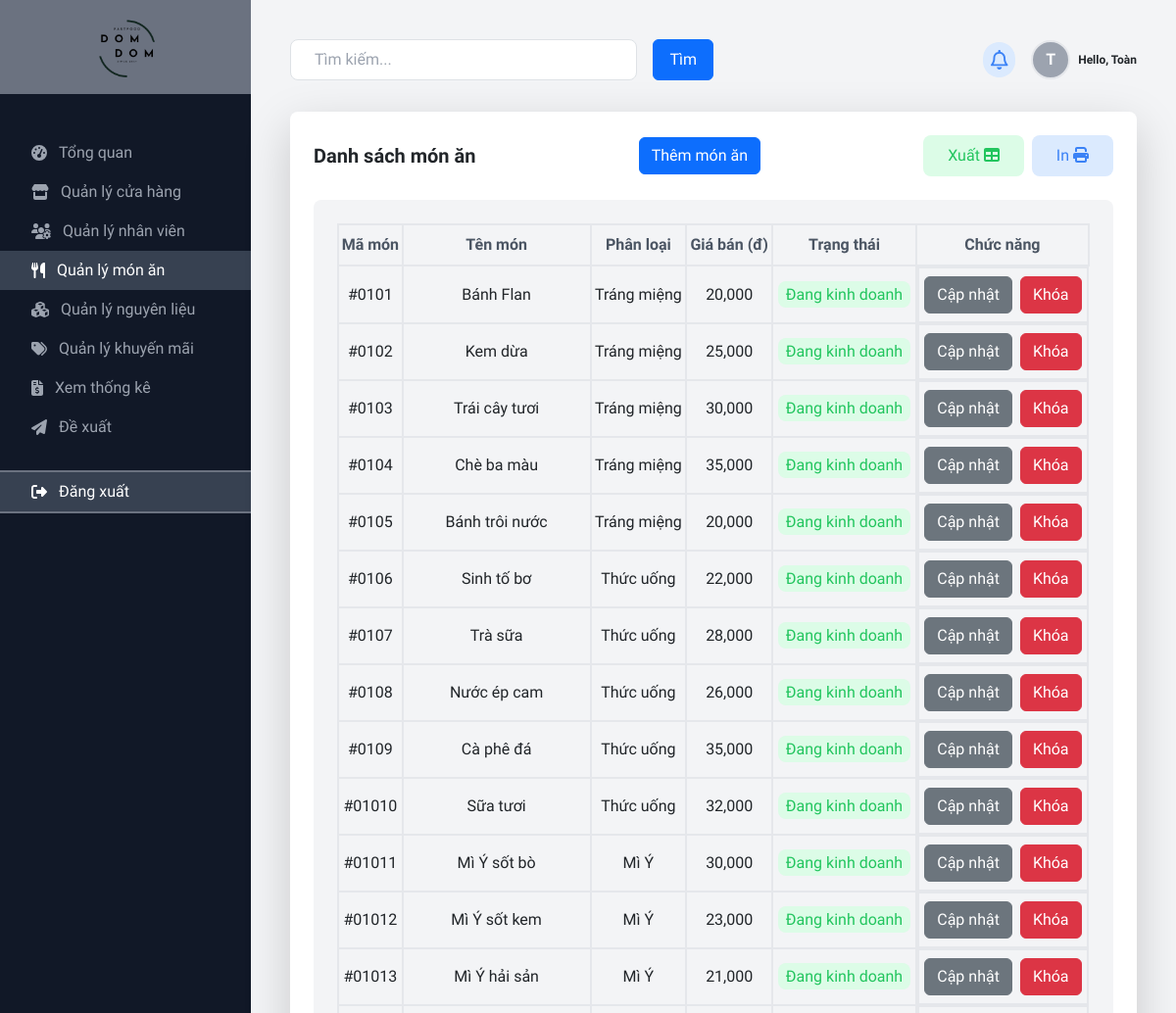
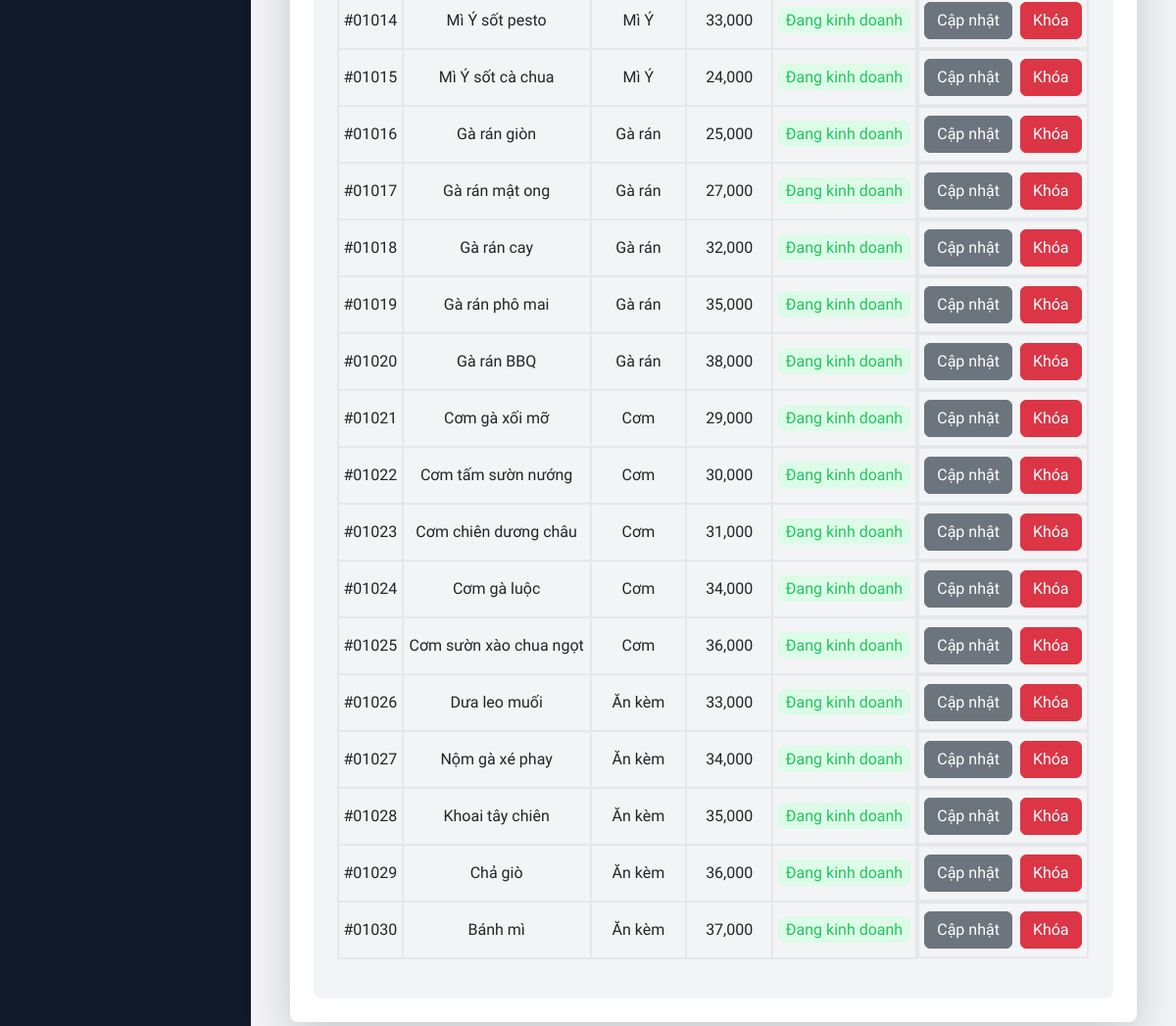
Page /view/page/admin/index.php?i=dish (signed in) on the committed database (2 pictures, top to bottom).
### tables this page shows
CREATE TABLE `user` (
  `userID` int(11) NOT NULL,
  `roleID` int(11) DEFAULT NULL,
  `userName` varchar(80) DEFAULT NULL,
  `email` varchar(50) DEFAULT NULL,
  `password` varchar(255) DEFAULT NULL,
  `dateBirth` date DEFAULT NULL,
  `sex` tinyint(1) DEFAULT NULL,
  `phoneNumber` varchar(20) DEFAULT NULL,
  `image` varchar(50) DEFAULT NULL,
  `storeID` int(11) NOT NULL,
  `status` int(11) DEFAULT 1
);

CREATE TABLE `dish` (
  `dishID` int(11) NOT NULL,
  `dishName` varchar(255) NOT NULL,
  `dishCategory` varchar(100) NOT NULL,
  `price` decimal(11,2) NOT NULL,
  `businessStatus` tinyint(4) NOT NULL DEFAULT 1,
  `availabilityStatus` tinyint(4) NOT NULL DEFAULT 1,
  `description` text DEFAULT NULL,
  `preparationProcess` text DEFAULT NULL,
  `image` varchar(255) DEFAULT NULL
);

### model/mDishes.php (called while the page is built, shortened)
<?php
class mDishes
{
    public function mGetAllDish()
    {
        $db = new Database;
        $conn = $db->connect();
        $sql = "SELECT * FROM dish";
        if ($conn != null)
            return $conn->query($sql);
        return 0;
    }
}

### controller/cDishes.php (called while the page is built, shortened)
<?php
class cDishes extends mDishes
{
    public function cGetAllDish()
    {
        if ($this->mGetAllDish() != 0) {
            $result = $this->mGetAllDish();
            return $result;
        } return 0;
    }
}

### view/page/admin/dish/index.php (the view, shortened to what this page needs)
<div class="grid grid-cols-1 md:grid-cols-1 gap-6 mt-8">
    <div class="bg-white p-6 rounded-lg shadow-lg mb-6">
        <div class="flex justify-between items-center mb-4">
            <h2 class="text-xl font-semibold">
                Danh sách món ăn
            </h2>
            <div class="flex items-center">
                <button type="submit" class="btn btn-primary" data-bs-toggle="modal" data-bs-target="#insertModal">Thêm món ăn</button>
            </div>
            <div class="flex items-center">
                <button class="btn bg-green-100 text-green-500 py-2 px-4 rounded-lg mr-1 hover:bg-green-500 hover:text-white" id="export">Xuất <i class="fa-solid fa-table"></i></button>
                <button class="btn bg-blue-100 text-blue-500 py-2 px-4 rounded-lg ml-1 hover:bg-blue-500 hover:text-white" id="print">In <i class="fa-solid fa-print"></i></button>
            </div>
        </div>
        <div class="h-fit bg-gray-100 rounded-lg p-6">
            <form action="" method="POST" enctype="multipart/form-data">
                <table class="text-base w-full text-center" id="dishTable">
                    <thead>
                        <tr>
                            <th class="text-gray-600 border-2 py-2">Mã món</th>
                            <th class="text-gray-600 border-2 py-2">Tên món</th>
                            <th class="text-gray-600 border-2 py-2">Phân loại</th>
                            <th class="text-gray-600 border-2 py-2">Giá bán (đ)</th>
                            <th class="text-gray-600 border-2 py-2">Trạng thái</th>
                            <th class="text-gray-600 border-2 py-2">Chức năng</th>
                        </tr>
                    </thead>
                    <tbody>
                        <?php
                        $ctrl = new cDishes;
                        if ($ctrl->cGetAllDish() != 0) {
                            $result = $ctrl->cGetAllDish();
                            while ($row = $result->fetch_assoc()) {
                                echo "
                                    <tr>
                                        <td class='py-2 border-2'>#010" . $row["dishID"] . "</td>
                                        <td class='py-2 border-2'>" . $row["dishName"] . "</td>
                                        <td class='py-2 border-2'>" . $row["dishCategory"] . "</td>
                                        <td class='py-2 border-2'>" . str_replace(".00", "", number_format($row["price"], "2", ".", ",")) . "</td>
                                        <td class='py-2 border-2'><span class='bg-" . ($row["businessStatus"] == 1 ? "green" : "red") . "-100 text-" . ($row["businessStatus"] == 1 ? "green" : "red") . "-500 py-1 px-2 rounded-lg'>" . ($row["businessStatus"] == 1 ? "Đang kinh doanh" : "Ngưng kinh doanh") . "</span></td>
                                        <td class='py-2 border-2 flex justify-center'>
                                            <button type='submit' class='btn btn-secondary mr-1' name='btncapnhat' value='" . $row["dishID"] . "'>Cập nhật</button>
                                            <button type='submit' class='btn btn-danger ml-1' name='btnkhoa' value='" . $row["dishID"] . "'>" . ($row["businessStatus"] == 1 ? "Khóa" : "Mở") . "</button>
                                        </td>
                                    </tr>";
                            }
                        }
                        ?>
                    </tbody>
                </table>
            </form>
        </div>
    </div>
</div>

### view/page/admin/index.php (shortened to what this page needs)
<html lang="en">
<head>
    <link href="../../css/all.css" rel="stylesheet" />
    <link href="../../css/bootstrap.min.css" rel="stylesheet">
    <script src="../../js/tailwindcss.js"></script>
</head>
<?php
include("../../../controller/cDishes.php");
$db = new Database();
$conn = $db->connect();
?>
<body class="bg-gray-900" style="scroll-behavior: smooth; font-family: 'Playwrite DE Grund', cursive;">
    <div class="flex flex-col md:flex-row" id="container">
        <div class=" w-full md:w-64" id="left">
            <div class="flex items-center justify-center h-20 w-full bg-gray-500 py-5">
                <a href="index.php">
                    <img src="../../../images/logo-nobg.png" alt="Logo" class="size-20">
                </a>
            </div>
            <nav class="mt-10">
                <a class="flex items-center py-2 px-8 text-gray-400 hover:bg-gray-700 hover:text-white adnav" id="admin" href="index.php">
                    <i class="fas fa-tachometer-alt mr-3"></i>Tổng quan
                </a>
                <a class="flex items-center py-2 px-8 text-gray-400 hover:bg-gray-700 hover:text-white adnav" id="store" href="index.php?i=store">
                    <i class="fa-solid fa-store mr-3"></i>Quản lý cửa hàng
                </a>
                <a class="flex items-center py-2 px-8 text-gray-400 hover:bg-gray-700 hover:text-white adnav" id="employee" href="index.php?i=employee">
                    <i class="fa-solid fa-users-gear mr-3"></i></i>Quản lý nhân viên
                </a>
                <a class="flex items-center py-2 px-8 text-gray-400 hover:bg-gray-700 hover:text-white adnav" id="dish" href="index.php?i=dish">
                    <i class="fa-solid fa-utensils mr-3"></i>Quản lý món ăn
                </a>
                <a class="flex items-center py-2 px-8 text-gray-400 hover:bg-gray-700 hover:text-white adnav" id="ingredient" href="index.php?i=ingredient">
                    <i class="fa-solid fa-cubes mr-3"></i>Quản lý nguyên liệu
                </a>
                <a class="flex items-center py-2 px-8 text-gray-400 hover:bg-gray-700 hover:text-white adnav" id="promotion" href="index.php?i=promotion">
                    <i class="fa-solid fa-tags mr-3"></i>Quản lý khuyến mãi
                </a>
                <a class="flex items-center py-2 px-8 text-gray-400 hover:bg-gray-700 hover:text-white adnav" id="revenue" href="index.php?i=revenue">
                    <i class="fa-solid fa-file-invoice-dollar mr-3"></i>Xem thống kê
                </a>
                <a class="flex items-center py-2 px-8 text-gray-400 hover:bg-gray-700 hover:text-white adnav" id="proposal" href="index.php?i=proposal">
                    <i class="fa-solid fa-paper-plane mr-3"></i>Đề xuất
                </a>
                <a href="#" onclick="logout()" class="flex items-center py-2 px-8 text-white border-y-2 bg-gray-700 border-gray-500 mt-4 hover:bg-gray-700 hover:text-white adnav">
                    <i class="fa-solid fa-right-from-bracket mr-3"></i>Đăng xuất
                </a>
            </nav>
        </div>
        <div class="bg-gray-100 flex-1 p-6 pb-2 md:p-10" id="right">
            <div class="flex justify-between items-center mb-6 hover:cursor-pointer">
                <div class="relative w-1/2 flex">
                    <input class="w-full py-2 px-4 mr-2 rounded-lg border border-gray-300" placeholder="Tìm kiếm..." type="text" />
                    <button type="submit" class="btn btn-primary ml-2 px-3">Tìm</button>
                </div>
                <div class="flex items-center hover:cursor-pointer">
                    <div class="ml-4 bg-blue-100 text-blue-500 p-2 rounded-full text-xl hover:bg-red-500 hover:text-white">
                        <i class="fa-regular fa-bell"></i>
                    </div>
                    <div class="ml-4 flex items-center relative user-container">
                        <div class="rounded-full mr-1 border-solid bg-gray-400 text-white font-bold border-2 w-10 h-10 flex justify-center items-center">
                            <?php
                            $userName = $_SESSION["user"][0];
                            $sql = "SELECT userID, userName FROM user WHERE userName = '$userName'";
                            $result = $conn->query($sql);
                            $row = $result->fetch_assoc();
                            $fullName = $row["userName"];
                            $name = end(explode(" ", $fullName));
                            $firstLetter = substr($name, 0, 1);
                            echo $firstLetter;
                            ?>
                        </div>
                        <span class="text-xs font-bold ml-1"> Hello,
                            <?php
                            echo $name;
                            ?>
                        </span>
                    </div>
                </div>
            </div>
            <?php
            $i = "";
            if (isset($_REQUEST["i"])) {
                $i = $_REQUEST["i"];
            } else {
                $i = "home";
            }
            if ($i != "home") {
                require("" . $_REQUEST["i"] . "/index.php");
            } else {
                require("home/index.php");
            }
            ?>
        </div>
    </div>
</body>
</html>

### view/page/admin/index.php (style rules this page uses)
.activeAd { background-color: rgb(55 65 81); color: #FFF !important; }

### rows in the picture
user: userName "T", userName "Toàn"
dish: dishID "1", dishName "Bánh Flan", dishCategory "Tráng miệng", price "20,000", businessStatus "Đang kinh doanh"
dish: dishID "2", dishName "Kem dừa", dishCategory "Tráng miệng", price "25,000", businessStatus "Đang kinh doanh"
dish: dishID "3", dishName "Trái cây tươi", dishCategory "Tráng miệng", price "30,000", businessStatus "Đang kinh doanh"
dish: dishID "4", dishName "Chè ba màu", dishCategory "Tráng miệng", price "35,000", businessStatus "Đang kinh doanh"
dish: dishID "5", dishName "Bánh trôi nước", dishCategory "Tráng miệng", price "20,000", businessStatus "Đang kinh doanh"
dish: dishID "6", dishName "Sinh tố bơ", dishCategory "Thức uống", price "22,000", businessStatus "Đang kinh doanh"
dish: dishID "7", dishName "Trà sữa", dishCategory "Thức uống", price "28,000", businessStatus "Đang kinh doanh"
dish: dishID "8", dishName "Nước ép cam", dishCategory "Thức uống", price "26,000", businessStatus "Đang kinh doanh"
dish: dishID "9", dishName "Cà phê đá", dishCategory "Thức uống", price "35,000", businessStatus "Đang kinh doanh"
dish: dishID "10", dishName "Sữa tươi", dishCategory "Thức uống", price "32,000", businessStatus "Đang kinh doanh"
dish: dishID "11", dishName "Mì Ý sốt bò", dishCategory "Mì Ý", price "30,000", businessStatus "Đang kinh doanh"
dish: dishID "12", dishName "Mì Ý sốt kem", dishCategory "Mì Ý", price "23,000", businessStatus "Đang kinh doanh"
dish: dishID "13", dishName "Mì Ý hải sản", dishCategory "Mì Ý", price "21,000", businessStatus "Đang kinh doanh"
dish: dishID "14", dishName "Mì Ý sốt pesto", dishCategory "Mì Ý", price "33,000", businessStatus "Đang kinh doanh"
dish: dishID "15", dishName "Mì Ý sốt cà chua", dishCategory "Mì Ý", price "24,000", businessStatus "Đang kinh doanh"
dish: dishID "16", dishName "Gà rán giòn", dishCategory "Gà rán", price "25,000", businessStatus "Đang kinh doanh"
dish: dishID "17", dishName "Gà rán mật ong", dishCategory "Gà rán", price "27,000", businessStatus "Đang kinh doanh"
dish: dishID "18", dishName "Gà rán cay", dishCategory "Gà rán", price "32,000", businessStatus "Đang kinh doanh"
dish: dishID "19", dishName "Gà rán phô mai", dishCategory "Gà rán", price "35,000", businessStatus "Đang kinh doanh"
dish: dishID "20", dishName "Gà rán BBQ", dishCategory "Gà rán", price "38,000", businessStatus "Đang kinh doanh"
dish: dishID "21", dishName "Cơm gà xối mỡ", dishCategory "Cơm", price "29,000", businessStatus "Đang kinh doanh"
dish: dishID "22", dishName "Cơm tấm sườn nướng", dishCategory "Cơm", price "30,000", businessStatus "Đang kinh doanh"
dish: dishID "23", dishName "Cơm chiên dương châu", dishCategory "Cơm", price "31,000", businessStatus "Đang kinh doanh"
dish: dishID "24", dishName "Cơm gà luộc", dishCategory "Cơm", price "34,000", businessStatus "Đang kinh doanh"
dish: dishID "25", dishName "Cơm sườn xào chua ngọt", dishCategory "Cơm", price "36,000", businessStatus "Đang kinh doanh"
dish: dishID "26", dishName "Dưa leo muối", dishCategory "Ăn kèm", price "33,000", businessStatus "Đang kinh doanh"
dish: dishID "27", dishName "Nộm gà xé phay", dishCategory "Ăn kèm", price "34,000", businessStatus "Đang kinh doanh"
dish: dishID "28", dishName "Khoai tây chiên", dishCategory "Ăn kèm", price "35,000", businessStatus "Đang kinh doanh"
dish: dishID "29", dishName "Chả giò", dishCategory "Ăn kèm", price "36,000", businessStatus "Đang kinh doanh"
dish: dishID "30", dishName "Bánh mì", dishCategory "Ăn kèm", price "37,000", businessStatus "Đang kinh doanh"
